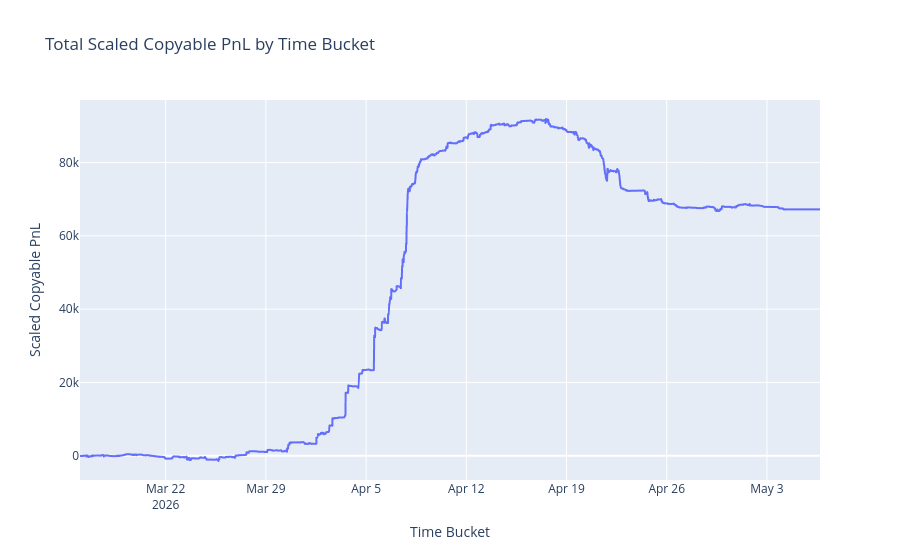

Source (notebook cell):
### Code cell
import plotly.express as px

# Aggregate by bucket
bucket_pnl = df.groupby('bucket')['scaled_copyable_pnl'].sum().reset_index()
bucket_pnl['scaled_copyable_pnl'] = bucket_pnl['scaled_copyable_pnl'].cumsum()

# Plot with Plotly
fig = px.line(
    bucket_pnl,
    x='bucket',
    y='scaled_copyable_pnl',
    title='Total Scaled Copyable PnL by Time Bucket',
    labels={'bucket': 'Time Bucket', 'scaled_copyable_pnl': 'Scaled Copyable PnL'}
)
fig.show()

### Figure 1 — Plotly figure (JSON) as saved in the notebook; plotly's stock layout.template omitted (floating-point values rounded to 4 significant figures; data arrays with more than 128 entries replaced by an {"elided": "..."} marker saying what was removed)
{"data": [{"hovertemplate": "Time Bucket=%{x}<br>Scaled Copyable PnL=%{y}<extra></extra>", "legendgroup": "", "line": {"color": "#636efa", "dash": "solid"}, "marker": {"symbol": "circle"}, "mode": "lines", "name": "", "showlegend": false, "type": "scattergl", "x": {"elided": "3382 str values"}, "xaxis": "x", "y": {"elided": "3382 float values"}, "yaxis": "y"}], "layout": {"legend": {"tracegroupgap": 0}, "title": {"text": "Total Scaled Copyable PnL by Time Bucket"}, "xaxis": {"anchor": "y", "domain": [0, 1], "title": {"text": "Time Bucket"}}, "yaxis": {"anchor": "x", "domain": [0, 1], "title": {"text": "Scaled Copyable PnL"}}}}
